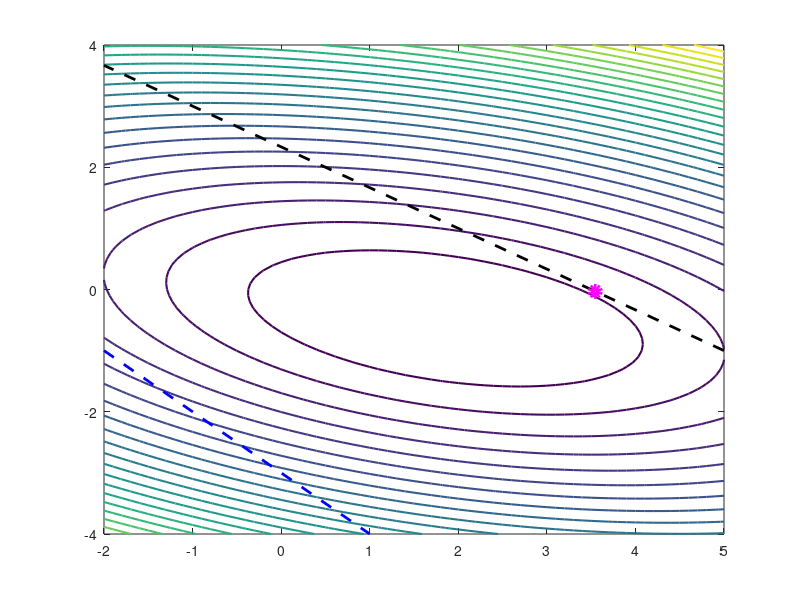

The MATLAB source for this figure:
% 例程 7.4  莱姆克方法示例
[vx1, vx2] = meshgrid(-2: 0.1: 5, -4: 0.1: 4);
y = (vx1.^2) + 1.5*(vx1.*vx2) + 4*(vx2.^2) - 3*vx1 + vx2;
figure(1)
contour(vx1, vx2, y, 25, 'LineWidth', 1.5); hold on
plot([5, -2], [-1, 11/3], 'k--', 'LineWidth', 2);  %  绘制约束1
plot([-2, 1], [-1, -4], 'b--', 'LineWidth', 2);  %  绘制约束2
plot(3.5469, -0.0312, 'mo', 'LineWidth', 5);  %  绘制最优解点
